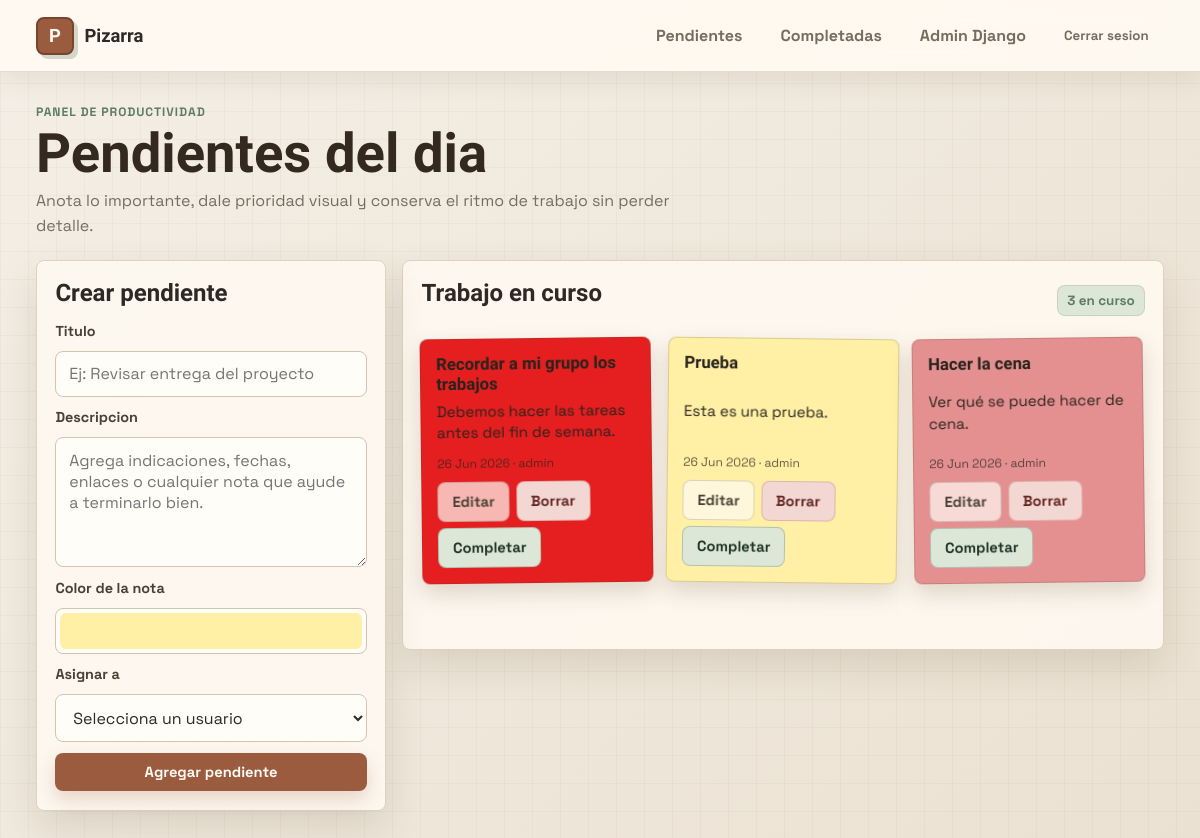
Page / (signed in) on the earlier database version.
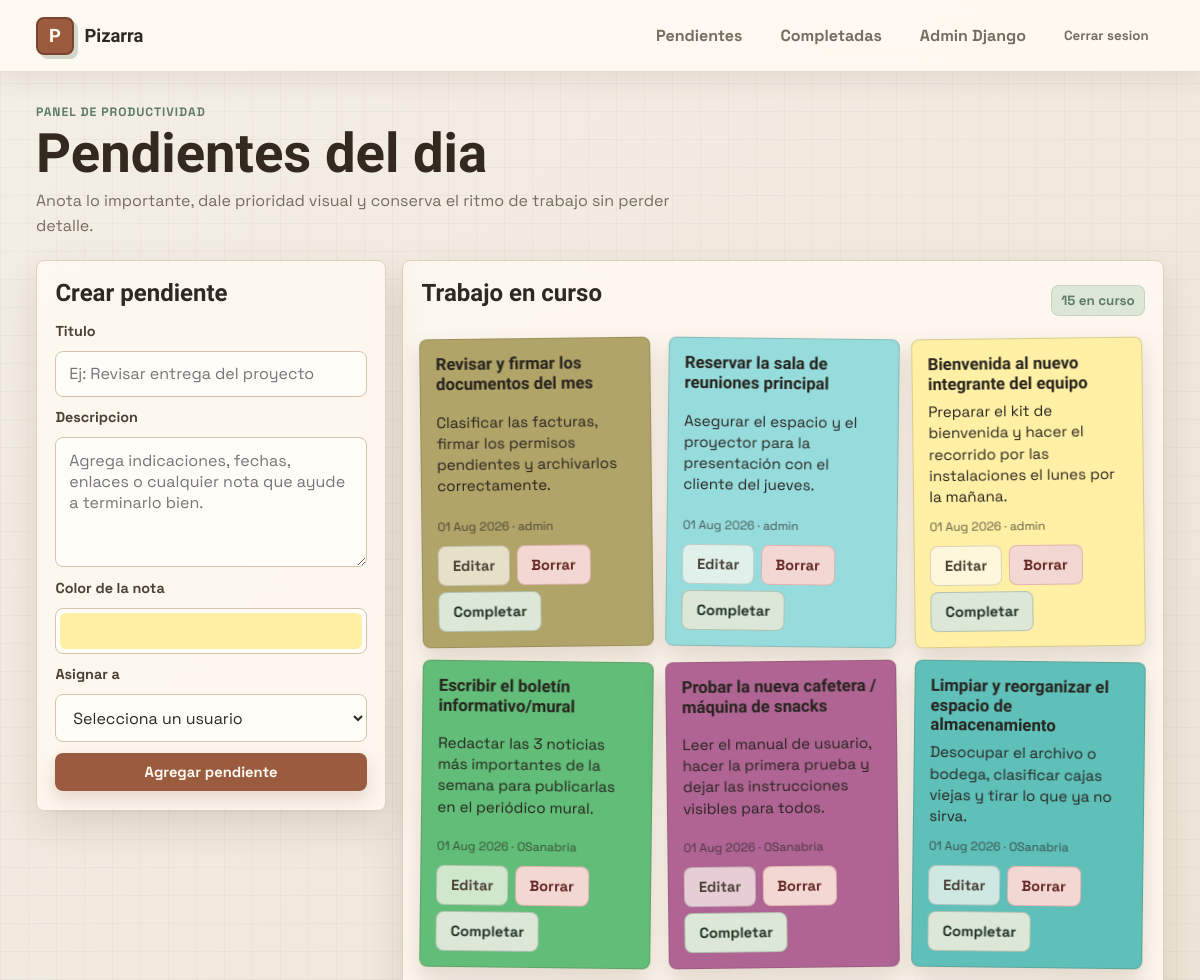
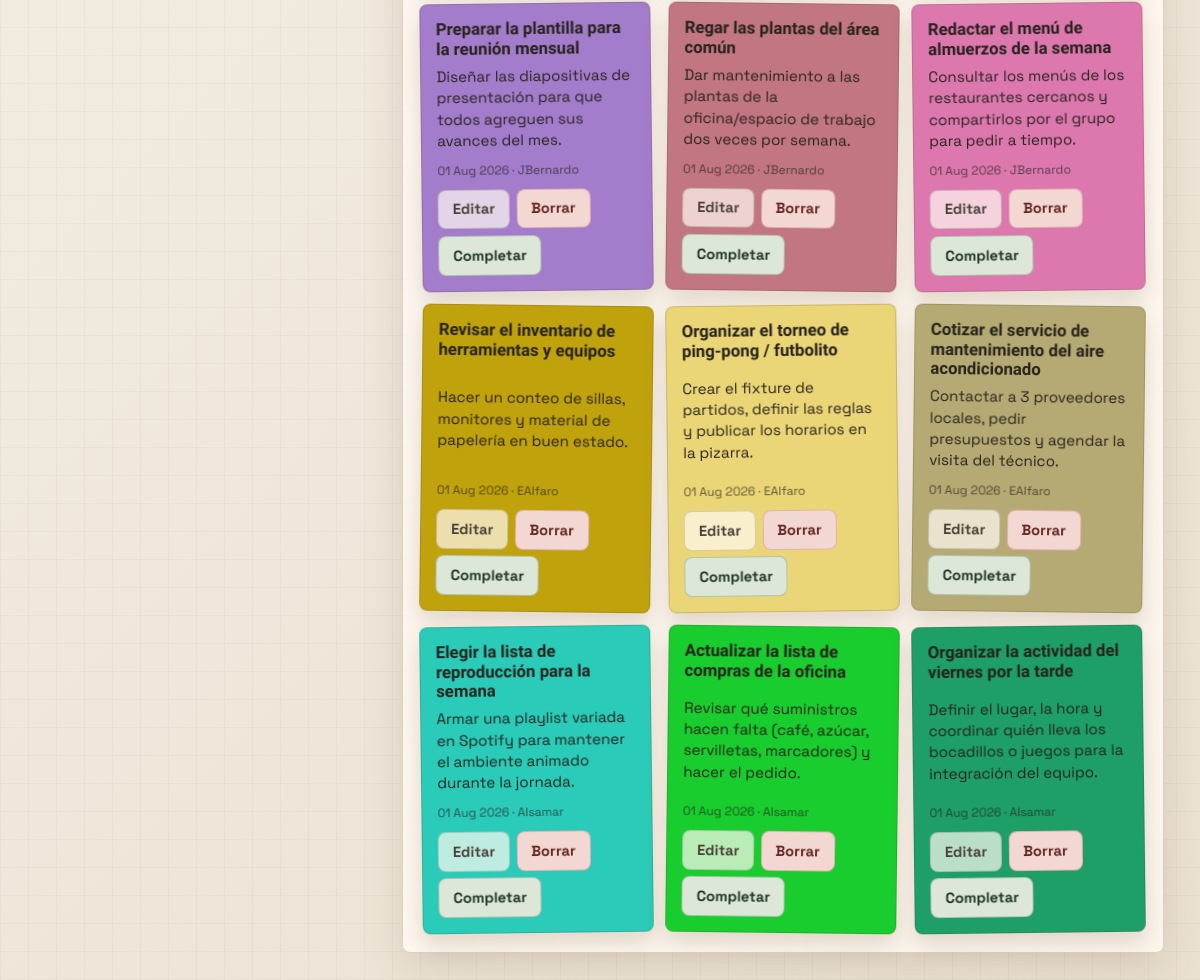
Same page on the later database version (2 pictures, top to bottom).
### tareas/models.py (models this page shows, shortened)
class PostIt(models.Model):
	COLORES_CHOICES = [
		('#fff740', 'Amarillo'),
		('#ff7eb9', 'Rosa'),
		('#7afcff', 'Azul'),
		('#98ff98', 'Verde'),
	]
	titulo = models.CharField(max_length=100)
	contenido = models.TextField(blank=True)
	color = models.CharField(max_length=7, choices=COLORES_CHOICES, default='#fff740')
	creado_el = models.DateTimeField(auto_now_add=True)
	completada = models.BooleanField(default=False)
	asignado_a = models.ForeignKey(User, on_delete=models.CASCADE, related_name='postits')

### tareas/views.py (the view, shortened to what this page needs)
# urls.py: path('', views.pizarra, name='pizarra'),
@login_required
def pizarra(request):
	postits_pendientes = _postits_pendientes(request.user)
	usuarios = _usuarios_disponibles() if request.user.is_superuser else []
	return render(request, 'pizarra.html', {'postits': postits_pendientes, 'usuarios': usuarios})

### tareas/views.py (called while the page is built)
def _usuarios_disponibles():
	return User.objects.order_by('username')

def _postits_visibles(user):
	queryset = PostIt.objects.all()
	if not user.is_superuser:
		queryset = queryset.filter(asignado_a=user)
	return queryset

def _postits_pendientes(user):
	return _postits_visibles(user).filter(completada=False).order_by('-creado_el')

### tareas/templates/pizarra.html (shortened to what this page needs)
{% extends 'base.html' %}
{% block hero_title %}Pendientes del dia{% endblock %}
{% block hero_subtitle %}Anota lo importante, dale prioridad visual y conserva el ritmo de trabajo sin perder detalle.{% endblock %}
{% block content %}
<section class="layout-grid">
    {% if user.is_superuser %}
    <article class="panel form-panel">
        <h2>Crear pendiente</h2>
        <form method="POST" class="task-form">
            <label for="titulo">Titulo</label>
            <input type="text" id="titulo" name="titulo" required placeholder="Ej: Revisar entrega del proyecto">
            <label for="contenido">Descripcion</label>
            <textarea id="contenido" name="contenido" rows="5" placeholder="Agrega indicaciones, fechas, enlaces o cualquier nota que ayude a terminarlo bien."></textarea>
            <label for="color">Color de la nota</label>
            <div class="color-picker-wrap">
                <input type="color" id="color" name="color" value="#fff0a6" aria-label="Elegir color de la nota">
            </div>
            <label for="asignado_a">Asignar a</label>
            <select id="asignado_a" name="asignado_a" required>
                <option value="" selected disabled>Selecciona un usuario</option>
            </select>
            <button type="submit" class="btn btn-primary">Agregar pendiente</button>
        </form>
    </article>
    {% endif %}
    <section class="panel notes-panel">
        <div class="panel-head">
            <h2>Trabajo en curso</h2>
            <span class="counter">{{ postits|length }} en curso</span>
        </div>
        <div class="notes-grid">
            {% for nota in postits %}
            <article class="post-it" style="--note-bg: {{ nota.color }};">
                <h3>{{ nota.titulo }}</h3>
                <p>{{ nota.contenido|default:'Sin detalles por ahora.' }}</p>
                <footer>
                    <div class="post-meta">
                        {{ nota.creado_el|date:"d M Y" }}
                        <span>· {{ nota.asignado_a.get_username }}</span>
                    </div>
                    <div class="post-actions">
                        {% if user.is_superuser %}
                        <a href="{% url 'editar_tarea' nota.id %}" class="btn btn-soft">Editar</a>
                        <a href="{% url 'eliminar_tarea' nota.id %}" class="btn btn-danger" onclick="return confirm('¿Seguro que deseas eliminar esta tarea?');">Borrar</a>
                        {% endif %}
                        <a href="{% url 'completar_tarea' nota.id %}" class="btn btn-success">Completar</a>
                    </div>
                </footer>
            </article>
            {% empty %}
            <div class="empty-state">
                <p>Tu pizarra esta limpia. Agrega el proximo pendiente cuando estes listo.</p>
            </div>
            {% endfor %}
        </div>
    </section>
</section>
{% endblock %}

Differences in the rows shown:
removed PostIt: titulo "Recordar a mi grupo los trabajos", contenido "Debemos hacer las tareas antes del fin de semana.", creado_el "26 Jun 2026", asignado_a.get_username "admin", color "#e51f1f" (drawn)
removed PostIt: titulo "Prueba", contenido "Esta es una prueba.", creado_el "26 Jun 2026", asignado_a.get_username "admin"
removed PostIt: titulo "Hacer la cena", contenido "Ver qué se puede hacer de cena.", creado_el "26 Jun 2026", asignado_a.get_username "admin", color "#e49090" (drawn)
added PostIt: titulo "Revisar y firmar los documentos del mes", contenido "Clasificar las facturas, firmar los permisos pendientes y archivarlos correctamente.", creado_el "01 Aug 2026", asignado_a.get_username "admin", color "#b0a469" (drawn)
added PostIt: titulo "Reservar la sala de reuniones principal", contenido "Asegurar el espacio y el proyector para la presentación con el cliente del jueves.", creado_el "01 Aug 2026", asignado_a.get_username "admin", color "#97dcdd" (drawn)
added PostIt: titulo "Bienvenida al nuevo integrante del equipo", contenido "Preparar el kit de bienvenida y hacer el recorrido por las instalaciones el lunes por la mañana.", creado_el "01 Aug 2026", asignado_a.get_username "admin"
added PostIt: titulo "Escribir el boletín informativo/mural", contenido "Redactar las 3 noticias más importantes de la semana para publicarlas en el periódico mural.", creado_el "01 Aug 2026", asignado_a.get_username "OSanabria", color "#61bd78" (drawn)
added PostIt: titulo "Probar la nueva cafetera / máquina de snacks", contenido "Leer el manual de usuario, hacer la primera prueba y dejar las instrucciones visibles para todos.", creado_el "01 Aug 2026", asignado_a.get_username "OSanabria", color "#af6494" (drawn)
added PostIt: titulo "Limpiar y reorganizar el espacio de almacenamiento", contenido "Desocupar el archivo o bodega, clasificar cajas viejas y tirar lo que ya no sirva.", creado_el "01 Aug 2026", asignado_a.get_username "OSanabria", color "#5fbfb9" (drawn)
added PostIt: titulo "Preparar la plantilla para la reunión mensual", contenido "Diseñar las diapositivas de presentación para que todos agreguen sus avances del mes.", creado_el "01 Aug 2026", asignado_a.get_username "JBernardo", color "#a37ccb" (drawn)
added PostIt: titulo "Regar las plantas del área común", contenido "Dar mantenimiento a las plantas de la oficina/espacio de trabajo dos veces por semana.", creado_el "01 Aug 2026", asignado_a.get_username "JBernardo", color "#c17681" (drawn)
added PostIt: titulo "Redactar el menú de almuerzos de la semana", contenido "Consultar los menús de los restaurantes cercanos y compartirlos por el grupo para pedir a tiempo.", creado_el "01 Aug 2026", asignado_a.get_username "JBernardo", color "#dd78ae" (drawn)
added PostIt: titulo "Revisar el inventario de herramientas y equipos", contenido "Hacer un conteo de sillas, monitores y material de papelería en buen estado.", creado_el "01 Aug 2026", asignado_a.get_username "EAlfaro", color "#c0a20c" (drawn)
added PostIt: titulo "Organizar el torneo de ping-pong / futbolito", contenido "Crear el fixture de partidos, definir las reglas y publicar los horarios en la pizarra.", creado_el "01 Aug 2026", asignado_a.get_username "EAlfaro", color "#ead676" (drawn)
added PostIt: titulo "Cotizar el servicio de mantenimiento del aire acondicionado", contenido "Contactar a 3 proveedores locales, pedir presupuestos y agendar la visita del técnico.", creado_el "01 Aug 2026", asignado_a.get_username "EAlfaro", color "#b5aa73" (drawn)
added PostIt: titulo "Elegir la lista de reproducción para la semana", contenido "Armar una playlist variada en Spotify para mantener el ambiente animado durante la jornada.", creado_el "01 Aug 2026", asignado_a.get_username "AIsamar", color "#2acbb8" (drawn)
added PostIt: titulo "Actualizar la lista de compras de la oficina", contenido "Revisar qué suministros hacen falta (café, azúcar, servilletas, marcadores) y hacer el pedido.", creado_el "01 Aug 2026", asignado_a.get_username "AIsamar", color "#18cd2d" (drawn)
added PostIt: titulo "Organizar la actividad del viernes por la tarde", contenido "Definir el lugar, la hora y coordinar quién lleva los bocadillos o juegos para la integración del equipo.", creado_el "01 Aug 2026", asignado_a.get_username "AIsamar", color "#1d9f67" (drawn)
Other differences:
{{ postits|length }}: "3" → "15"
